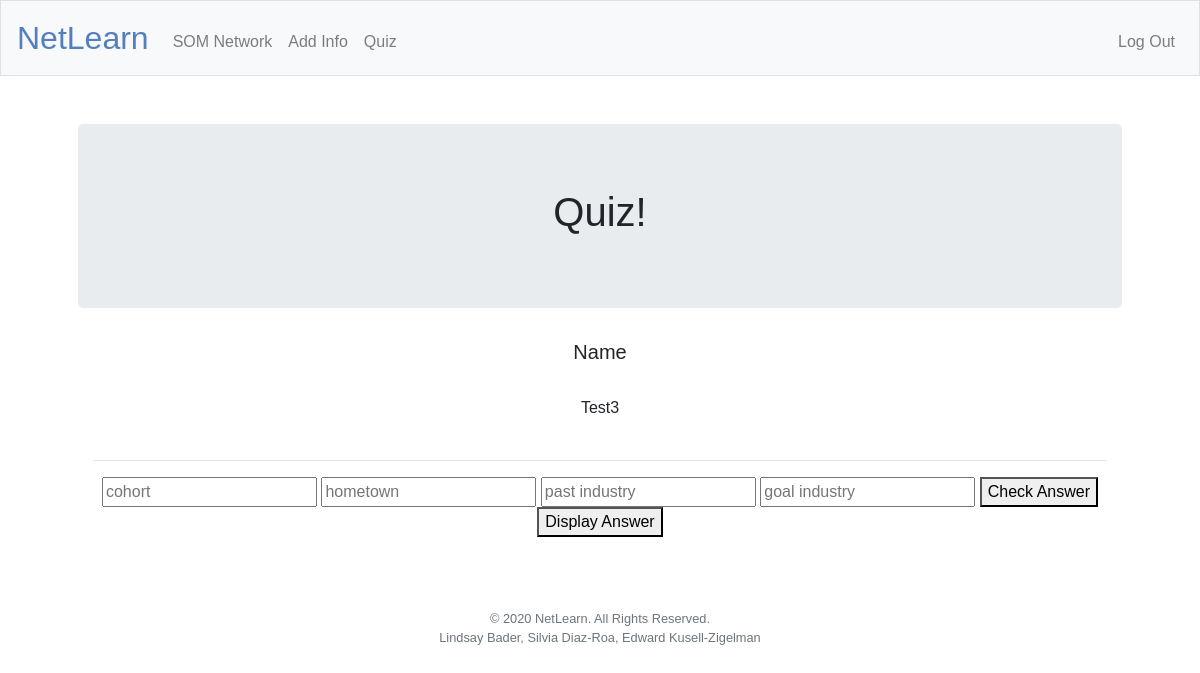
The page /quiz (signed in) on the database as committed earlier.
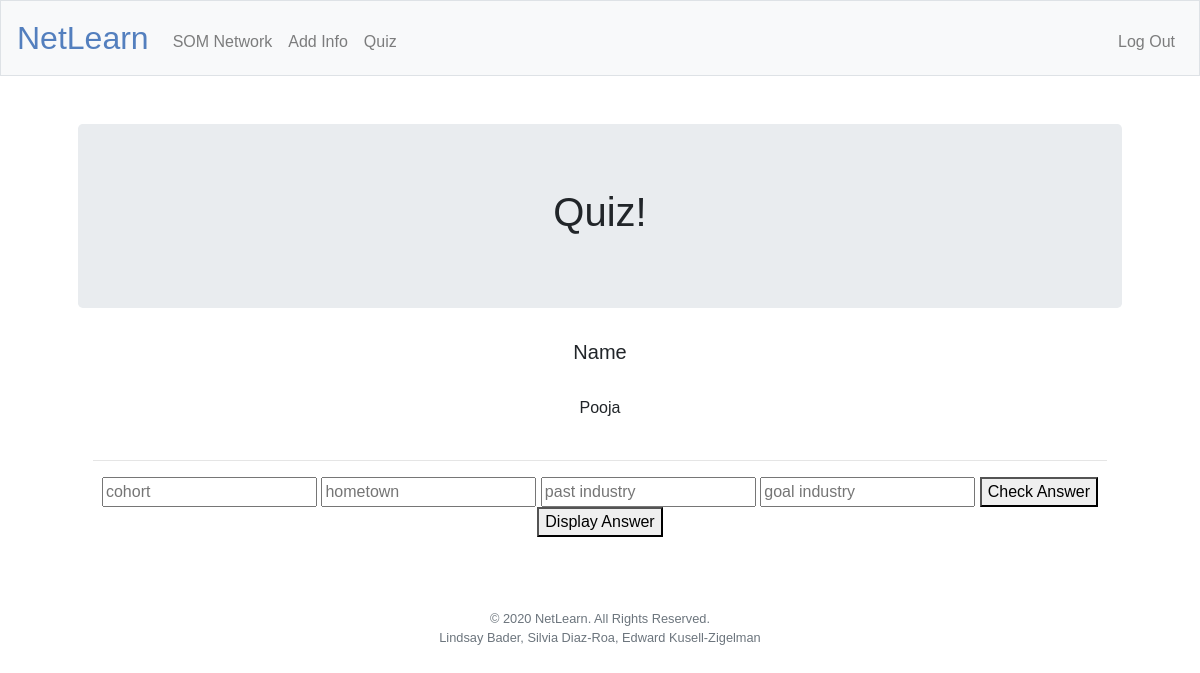
The same page on the database as committed later.
### tables this page shows
CREATE TABLE network (id INTEGER, name TEXT, cohort TEXT, hometown TEXT, past_industry TEXT, goal_industry TEXT, PRIMARY KEY(id));

### application.py (the view)
@app.route("/quiz", methods=["GET", "POST"])
@login_required
def quiz():
     person = db.execute("SELECT * FROM network ORDER BY RANDOM() LIMIT 1;")
     print(person)
     return render_template("quiz.html", person = person[0])

### application.py (called while the page is built)
@app.after_request
def after_request(response):
    response.headers["Cache-Control"] = "no-cache, no-store, must-revalidate"
    response.headers["Expires"] = 0
    response.headers["Pragma"] = "no-cache"
    return response

### helpers.py (called while the page is built)
def login_required(f):
    @wraps(f)
    def decorated_function(*args, **kwargs):
        if session.get("user_id") is None:
            return redirect("/login")
        return f(*args, **kwargs)
    return decorated_function

### templates/quiz.html (shortened to what this page needs)
{% extends "layout.html" %}
{% block main %}
        <div class="jumbotron">
            <h1>Quiz!</h1>
        </div>
        <div class="container">
                <h5>Name</h5><br>
                <h7>{{person.name}}</h7><br><br>
                <hr>
                <input type="text" id="cohort" placeholder="cohort" name="{{person.cohort}}"></input>
                <input type="text" id="hometown" placeholder="hometown" name="{{person.hometown}}"></input>
                <input type="text" id="past" placeholder="past industry" name="{{person.past_industry}}"></input>
                <input type="text" id="goal" placeholder="goal industry" name="{{person.goal_industry}}"></input>
                <button id="check">Check Answer</button>
                <button id="AnswerButton">Display Answer</button><br><br>
        </div>
{% endblock %}

Rows that differ between the two databases and show on the page:
changed network: name "Test3" → "Pooja"
